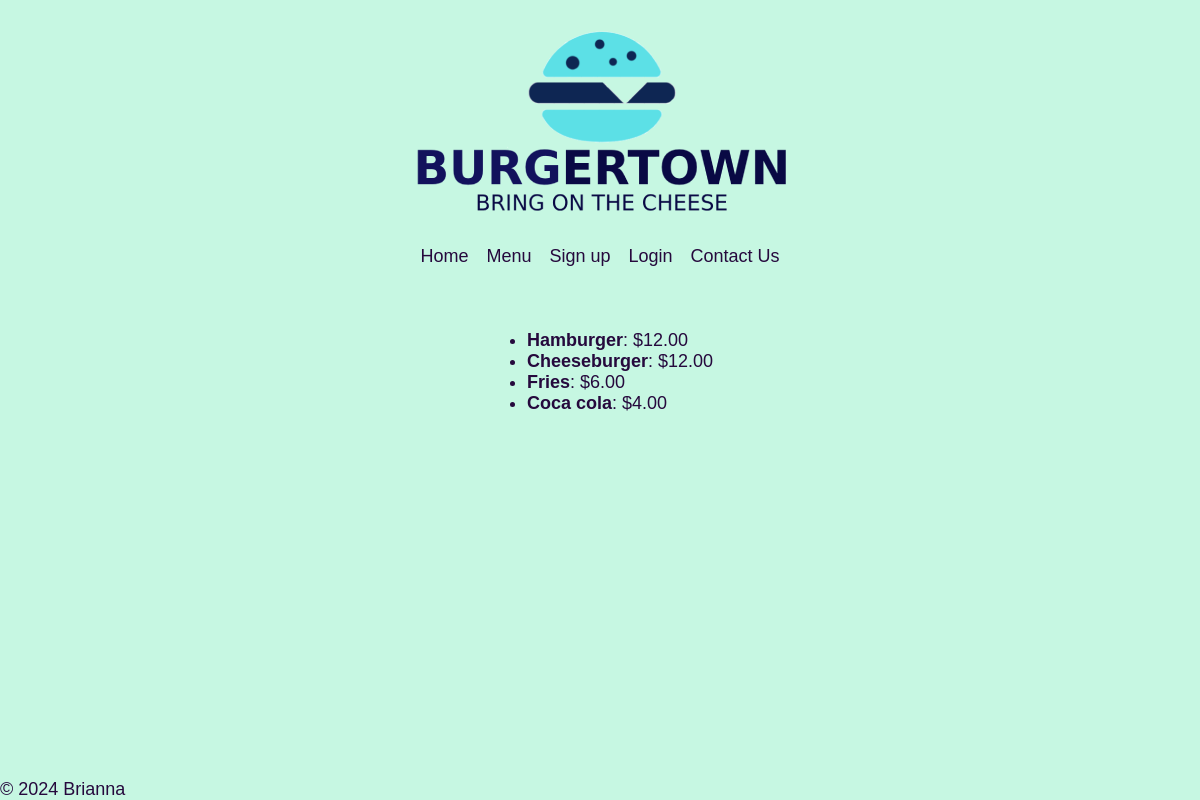
The page /site/menu.php on the database its author committed.
### tables this page shows
CREATE TABLE `menu` (
  `id` int NOT NULL AUTO_INCREMENT,
  `product` varchar(50) NOT NULL,
  `product_description` varchar(100) NOT NULL DEFAULT 'pending',
  `price` decimal(10,0) NOT NULL DEFAULT '0',
  PRIMARY KEY (`id`)
);

### site/menu.php (the view, shortened to what this page needs)
<?php require_once '_top.php'; ?>
<?php
    $db = connectToDB();
    $query = 'SELECT * FROM menu';
    try {
    $stmt = $db->prepare($query);
    $stmt->execute();
    $items = $stmt->fetchALL();
    }
    catch (PDOException $e) {
        consoleLog($e->getMessage(), 'DB List Fetch', ERROR);
        die('There was an error getting data from the database');
    }
    echo '<ul>';
    foreach ($items as $item) {
    $product = $item['product'] ;
    $price = $item['price'];
    $price = '$'.number_format($price, 2);
        echo '<li><b>' . $product, "</b>:    " , $price . '</li>';
    }
    echo '</ul>';
?>
<?php require_once '_bottom.php'; ?>

### site/css/styles.css (style rules this page uses)
* { box-sizing: border-box; }
html { font-family: sans-serif; font-size: 18px; color: #26093d; }
body { margin: 0; display: flex; flex-direction: column; min-height: 100vh; background-color:#c6f7e2 }

### rows shown on the page
menu: product "Hamburger", price "$12.00"
menu: product "Cheeseburger", price "$12.00"
menu: product "Fries", price "$6.00"
menu: product "Coca cola", price "$4.00"

### other values the page prints
SITE_AUTHOR "Brianna"
